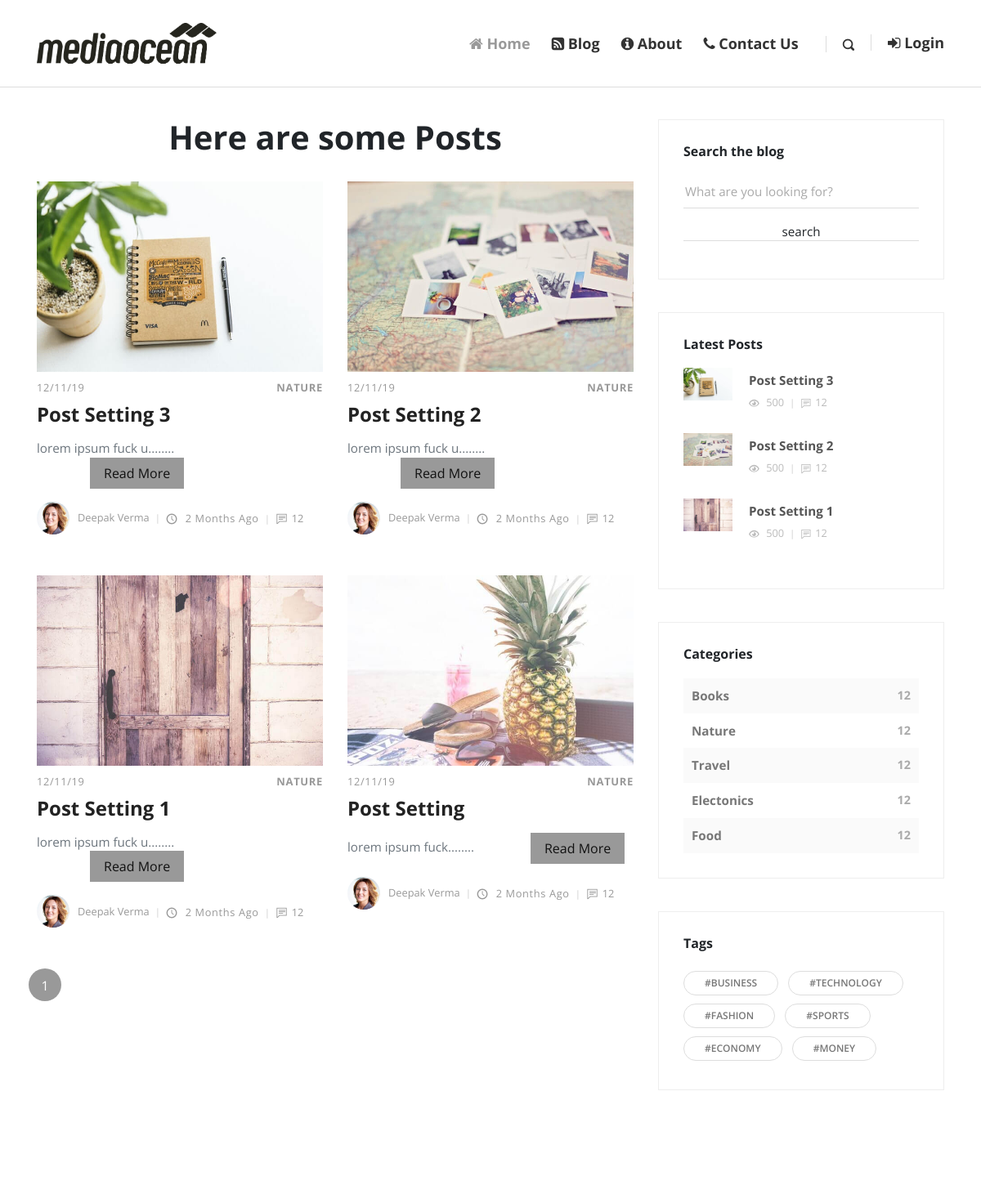
The page /blog.php (upper part) on the database as committed earlier.
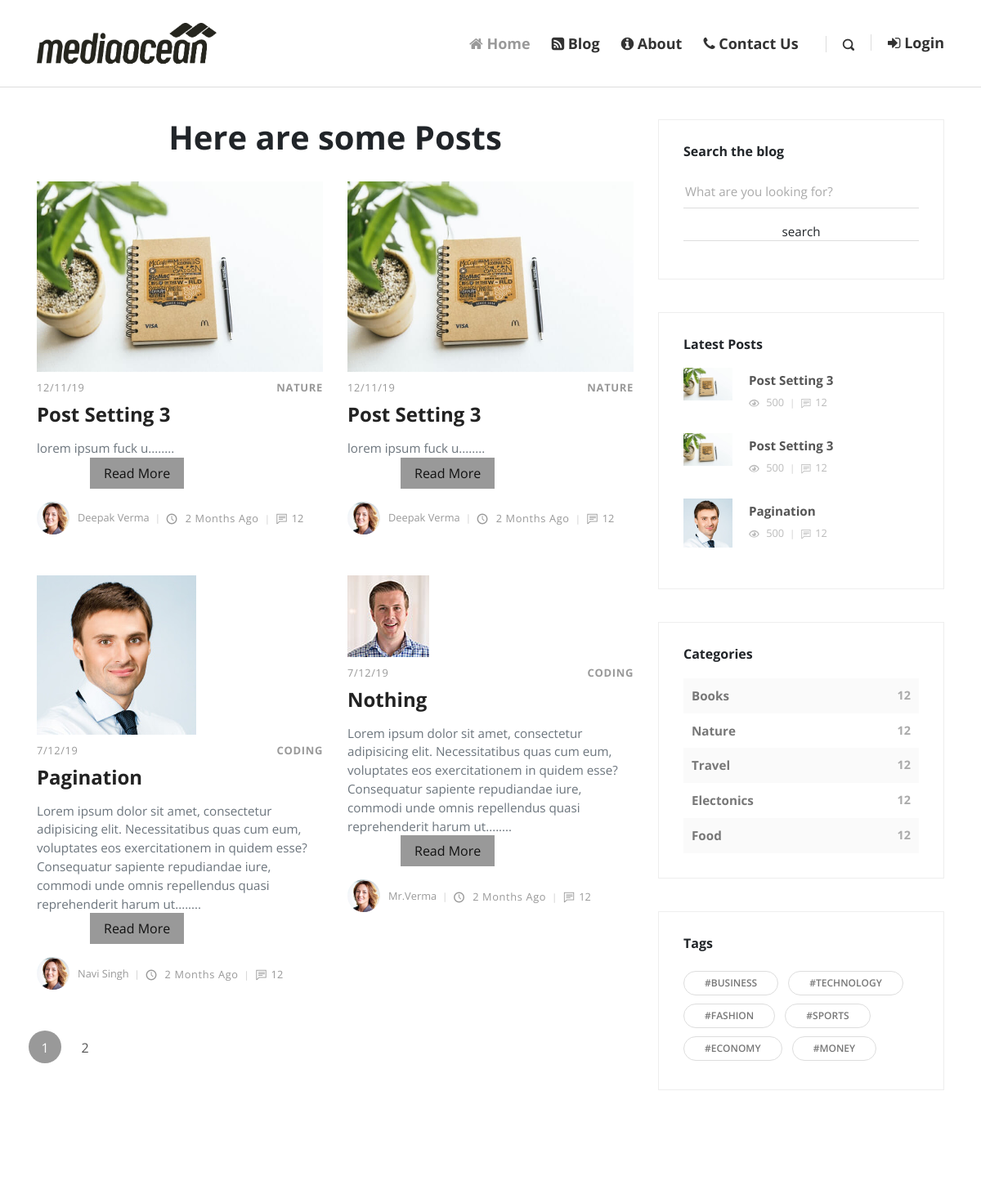
The same page on the database as committed later.
### tables this page shows
CREATE TABLE `posts` (
  `id` int(11) NOT NULL,
  `date` varchar(100) NOT NULL,
  `title` varchar(255) NOT NULL,
  `author` varchar(255) NOT NULL,
  `author_image` varchar(255) NOT NULL,
  `image` varchar(255) NOT NULL,
  `categories` varchar(255) NOT NULL,
  `tags` varchar(255) NOT NULL,
  `post_data` text NOT NULL,
  `views` int(11) NOT NULL,
  `status` varchar(255) NOT NULL
);

CREATE TABLE `categories` (
  `id` int(11) NOT NULL,
  `category` varchar(255) NOT NULL
);

### blog.php (the view, shortened to what this page needs)
<?php require_once('inc/db.php');
  $no_of_posts = 4;
  if (isset($_GET['page'])){
    $page_id = $_GET['page'];
  }
  else{
    $page_id = 1;
  }
  if (isset($_POST['search'])) {
    $search = $_POST['search-text'];
    $all_post_query = "SELECT  * FROM posts WHERE status ='publish'";
    $all_post_query .=" and title LIKE '%$search%'";
    $all_post_run = mysqli_query($con,$all_post_query);
    $all_post = mysqli_num_rows($all_post_run);
    $total_pages = ceil($all_post / $no_of_posts);
    $posts_start_from = ($page_id - 1) * $no_of_posts;
  }
  else{
    $all_post_query = "SELECT  * FROM posts WHERE status ='publish'";
  $all_post_run = mysqli_query($con,$all_post_query);
  $all_post = mysqli_num_rows($all_post_run);
  $total_pages = ceil($all_post / $no_of_posts);
  $posts_start_from = ($page_id - 1) * $no_of_posts;
}
?>
<!DOCTYPE html>
<html>
  <head>
    <?php require_once('inc/top.php');?>
  </head>
  <body>
    <?php require_once('inc/header.php');?>
    <br><br><br><br>
    <div class="container">
      <div class="row">
        <main class="posts-listing col-lg-8">
          <div class="container">
             <center>
              <h1>Here are some Posts</h1>
              </center><br>
            <div class="row">
              <?php
              if (isset($_POST['search'])) {
                $search = $_POST['search-text'];
                $query = "SELECT * FROM posts WHERE status = 'publish'";
                $query .= "and title LIKE '%$search%'";
                $query .= " ORDER BY id DESC LIMIT $posts_start_from ,$no_of_posts";
                    }
              else{
                $query = "SELECT * FROM posts WHERE status = 'publish'";
                 $query .= " ORDER BY id DESC LIMIT $posts_start_from ,$no_of_posts";
                        }
       $run = mysqli_query($con,$query);
       if (mysqli_num_rows($run) > 0) {
         while ($row = mysqli_fetch_array($run)) {
           $id = $row['id'];
           $date = $row['date'];
           $title = $row['title'];
           $author = $row['author'];
           $image = $row['image'];
           $categories = $row['categories'];
           $post_data = $row['post_data'];
           ?>
              <div class="post col-xl-6">
                <div class="post-thumbnail"><a href="post.php?post_id=<?php echo $id; ?>"><img src="img/<?php echo $image; ?>" alt="..." class="img-fluid"></a></div>
                <div class="post-details">
                  <div class="post-meta d-flex justify-content-between">
                    <div class="date meta-last"><?php echo $date; ?></div>
                    <div class="category"><a href="index.php?cat=<?php
                    echo $id; ?>"><?php echo $categories; ?></a></div>
                  </div><a href="post.php?post_id=<?php echo $id; ?>">
                    <h3 class="h4"><?php echo $title; ?></h3></a>
                  <p class="text-muted"><?php echo substr($post_data,0,300)."........"; ?>
                     <a href="post.php?post_id=<?php echo $id; ?>" name="read more"  class="btn btn-primary" id="radius">Read More</a>
                  </p>
                  <footer class="post-footer d-flex align-items-center"><a href="#" class="author d-flex align-items-center flex-wrap">
                      <div class="avatar"><img src="img/avatar-3.jpg" alt="..." class="img-fluid"></div>
                      <div class="title"><span><?php echo $author; ?></span></div></a>
                    <div class="date"><i class="icon-clock"></i> 2 months ago</div>
                    <div class="comments meta-last"><i class="icon-comment"></i>12</div>
                  </footer>
                </div>
              </div>
              <?php
            }
          }else{
               echo "No Posts Here Yet !!";
          }
            ?>
            <nav aria-label="Page navigation example">
              <ul class="pagination pagination-template d-flex justify-content-center">
               <?php
               for ($i=1; $i<=$total_pages; $i++) {
                 echo "<li class='page-item ".($page_id == $i ? 'active':'')."'><a href='blog.php?page=".$i."&".(isset($cat_name)?"cat=$cat_id":"")."' class='page-link'>$i</a></li>";
               }
               ?>
              </ul>
            </nav>
          </div>
        </main>
        <?php require_once('inc/sidebar.php');?>
      </div>
    </div>
  </body>
</html>

### inc/top.php (shortened to what this page needs)
<link rel="stylesheet" href="vendor/bootstrap/css/bootstrap.min.css">
<link rel="stylesheet" href="vendor/font-awesome/css/font-awesome.min.css">
<link rel="stylesheet" href="css/fontastic.css">
<link rel="stylesheet" href="css/animate.css">
<link rel="stylesheet" href="vendor/@fancyapps/fancybox/jquery.fancybox.min.css">
<link rel="stylesheet" href="css/style.default.css" id="theme-stylesheet">
<link rel="stylesheet" href="css/custom.css">
<link href="https://stackpath.bootstrapcdn.com/font-awesome/4.7.0/css/font-awesome.min.css" rel="stylesheet">

### inc/header.php (shortened to what this page needs)
<header class="header">
        <nav class="navbar fixed-top navbar-expand-lg">
        <div class="container">
          <div class="navbar-header d-flex align-items-center justify-content-between">
            <a href="index.html" class="navbar-brand">
                        <img src="img/logo1.png" class="animated rubberBand">
            </a>
          </div>
          <div id="navbarcollapse" class="collapse navbar-collapse">
            <ul class="navbar-nav ml-auto">
              <li class="nav-item"><a href="index.php" class="nav-link active"><i class="fa fa-home"></i> Home</a>
              </li>
              <li class="nav-item"><a href="blog.php" class="nav-link"><i class="fa fa-rss-square"></i> Blog</a>
              </li>
              <li class="nav-item"><a href="#" class="nav-link "><i class="fa fa-info-circle"></i> About</a>
              </li>
              <li class="nav-item"><a href="contact.php" class="nav-link "><i class="fa fa-phone"></i> Contact Us</a>
              </li>
            </ul>
            <div class="navbar-text"><a href="#" class="search-btn"><i class="icon-search-1"></i></a></div>
            <ul class="langs navbar-text"><a href="login.php" class="active"><i class="fa fa-sign-in"></i> Login</a></ul>
          </div>
        </div>
      </nav>
    </header>

### inc/sidebar.php (shortened to what this page needs)
<?php
  require_once('db.php');
?>
<aside class="col-lg-4">
          <div class="widget search">
            <header>
              <h3 class="h6">Search the blog</h3>
            </header>
            <form action="blog.php" method="post" class="search-form">
              <div class="form-group">
                <input type="search" name="search-text" placeholder="What are you looking for?">
                <input type="submit" class="btn btn-default" value="search" name="search" >
              </div>
            </form>
          </div>
          <div class="widget latest-posts">
            <header>
              <h3 class="h6">Latest Posts</h3>
            </header>
            <div class="blog-posts">
              <?php
               $query = "SELECT * FROM posts WHERE status = 'publish' ORDER BY id DESC LIMIT 3";
               $run = mysqli_query($con,$query);
               if (mysqli_num_rows($run) > 0) {
                 while ($row = mysqli_fetch_array($run)) {
                   $title = $row['title'];
                   $image = $row['image'];
                ?>
              <a href="#">
                <div class="item d-flex align-items-center">
                  <div class="image"><img src="img/<?php echo $image; ?>" alt="..." class="img-fluid"></div>
                  <div class="title"><strong><?php echo $title; ?></strong>
                    <div class="d-flex align-items-center">
                      <div class="views"><i class="icon-eye"></i> 500</div>
                      <div class="comments"><i class="icon-comment"></i>12</div>
                    </div>
                  </div>
                </div>
              </a>
              <?php
                }}
               ?>
            </div>
          </div>
          <div class="widget categories">
            <header>
              <h3 class="h6">Categories</h3>
            </header>
            <?php
            $query="SELECT * FROM categories";
            $run=mysqli_query($con,$query);
            if(mysqli_num_rows($run) > 0){
                while ($row = mysqli_fetch_array($run)) {
                      $category = ucfirst($row['category']);
                      $id = $row['id'];
                    echo "
                        <div class='item d-flex justify-content-between'><a href='blog.php?cat=".$id."'>$category</a><span>12</span></div>
                    ";
                }
            } else{
              echo "
                        <div class='item d-flex justify-content-between'><a href='#'>No Categories Yet</a><span>12</span></div>
                    ";
            }
            ?>
          </div>
          <div class="widget tags">
            <header>
              <h3 class="h6">Tags</h3>
            </header>
            <ul class="list-inline">
              <li class="list-inline-item"><a href="#" class="tag">#Business</a></li>
              <li class="list-inline-item"><a href="#" class="tag">#Technology</a></li>
              <li class="list-inline-item"><a href="#" class="tag">#Fashion</a></li>
              <li class="list-inline-item"><a href="#" class="tag">#Sports</a></li>
              <li class="list-inline-item"><a href="#" class="tag">#Economy</a></li>
              <li class="list-inline-item"><a href="#" class="tag">#Money</a></li>
            </ul>
          </div>
        </aside>

### css/custom.css (style rules this page uses)
.navbar-brand img { width: 220px; height: 50px; }
.navbar .navbar-nav a.nav-link { font-weight: bold; font-size: 18px; }
.navbar .langs a.active { color: #333; font-weight: bold; font-size: 18px; }
#radius { margin-left: 65px; border-radius:10px; }

Rows that differ between the two databases and show on the page:
no longer on this page (row edited): posts: image (picture), date "12/11/19", categories "NATURE", title "Post Setting 2", post_data "lorem ipsum fuck u", author "Deepak Verma"
no longer on this page (row edited): posts: image (picture), date "12/11/19", categories "NATURE", title "Post Setting 1", post_data "lorem ipsum fuck u", author "Deepak Verma"
no longer on this page (row edited): posts: image (picture), date "12/11/19", categories "NATURE", title "Post Setting", post_data "lorem ipsum fuck", author "Deepak Verma", shown under "Here are some Posts"
added posts: image (picture), date "12/11/19", categories "NATURE", title "Post Setting 3", post_data "lorem ipsum fuck u", author "Deepak Verma"
added posts: image (picture), date "7/12/19", categories "CODING", title "Pagination", post_data "Lorem ipsum dolor sit amet, consectetur adipisicing elit. Necessitatibus quas cum eum, voluptates eos exercitationem in quidem esse? Consequatur sapiente repudiandae iure, commodi unde omnis repellendus quasi reprehenderit harum ut", author "Navi Singh"
added posts: image (picture), date "7/12/19", categories "CODING", title "Nothing", post_data "Lorem ipsum dolor sit amet, consectetur adipisicing elit. Necessitatibus quas cum eum, voluptates eos exercitationem in quidem esse? Consequatur sapiente repudiandae iure, commodi unde omnis repellendus quasi reprehenderit harum ut", author "Mr.Verma", shown under "Here are some Posts"
Other text that changed with them:
new list line: "2"
